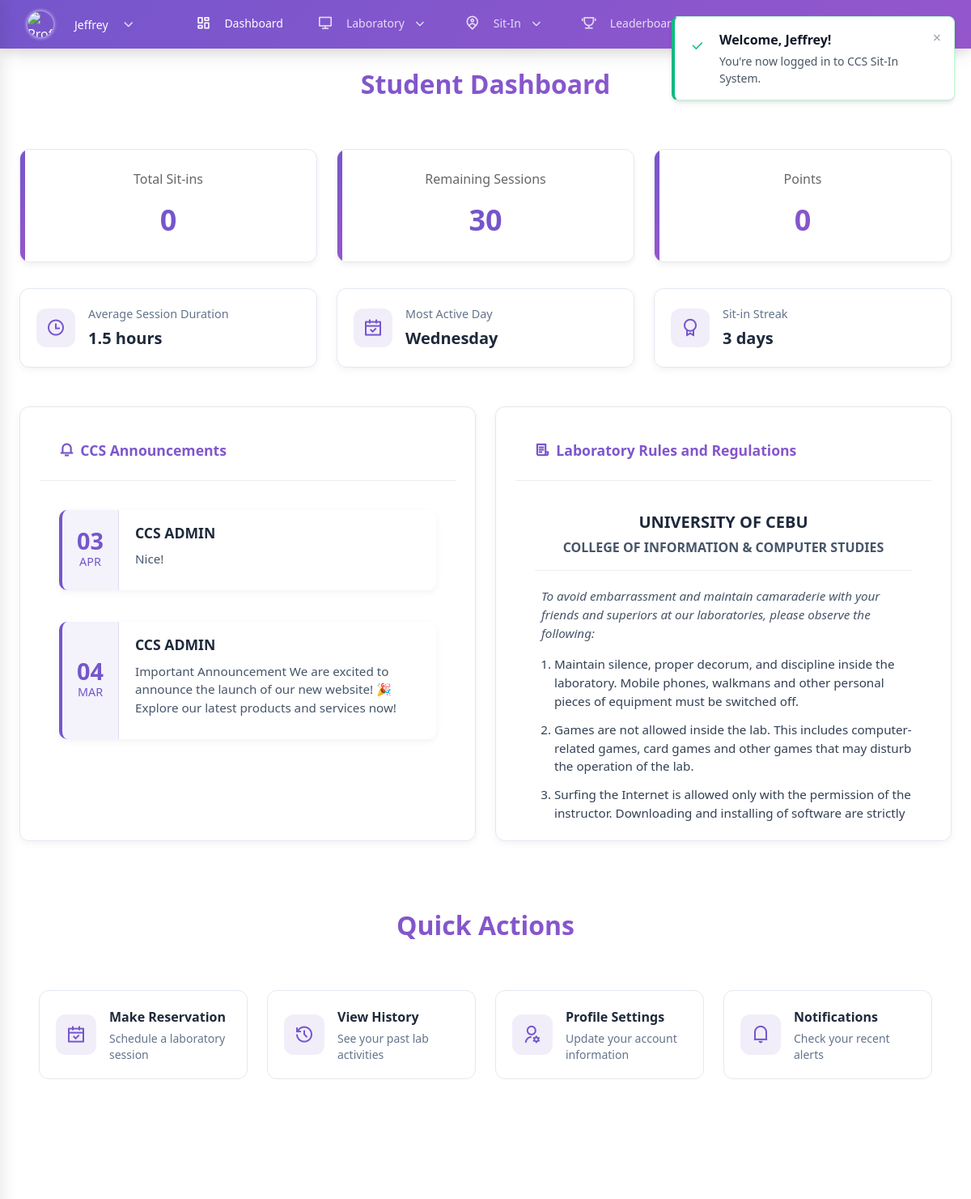
The app's page /view/dashboard.php (signed in), older data.
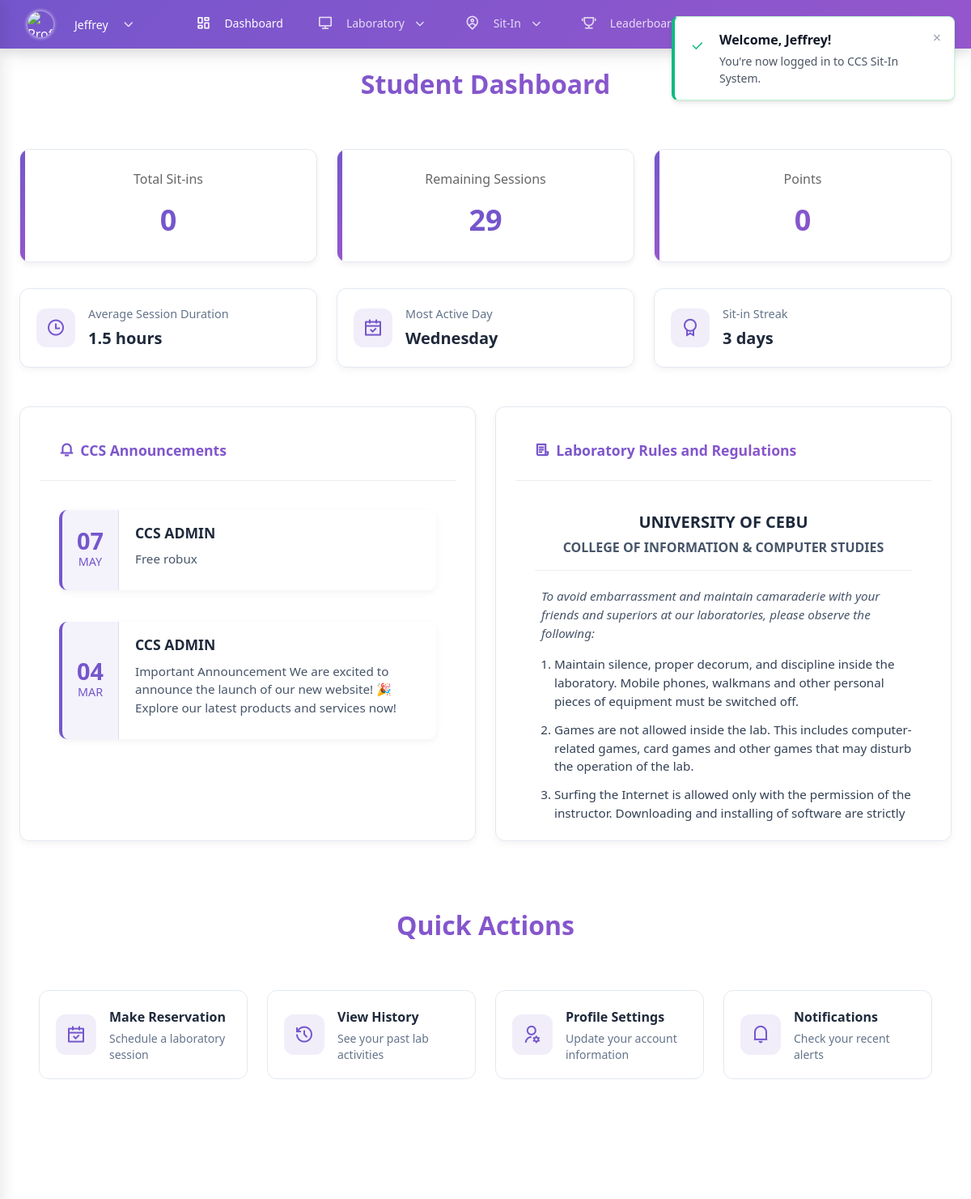
The same page, newer data.
### tables this page shows
CREATE TABLE `users` (
  `id` int(20) NOT NULL,
  `idno` varchar(20) NOT NULL,
  `lastname` varchar(50) NOT NULL,
  `firstname` varchar(50) NOT NULL,
  `middlename` varchar(50) DEFAULT NULL,
  `course` varchar(20) NOT NULL,
  `year` int(1) NOT NULL,
  `username` varchar(50) NOT NULL,
  `password` varchar(255) NOT NULL,
  `email` varchar(100) DEFAULT NULL,
  `address` text DEFAULT NULL,
  `remaining_sessions` int(11) NOT NULL DEFAULT 30,
  `points` int(11) NOT NULL,
  `role` varchar(20) NOT NULL,
  `profile_image` varchar(255) DEFAULT NULL,
  `created_at` timestamp NOT NULL DEFAULT current_timestamp()
);

CREATE TABLE `announcements` (
  `id` int(11) NOT NULL,
  `title` varchar(255) NOT NULL,
  `content` text NOT NULL,
  `created_at` timestamp NOT NULL DEFAULT current_timestamp(),
  `created_by` varchar(50) NOT NULL
);

### view/dashboard.php (the view, shortened to what the changed rows need)
<?php
require_once '../config/db_connect.php';
$username = $_SESSION['username'];
$sql = "SELECT idno, firstname, lastname, middlename, course, year, profile_image, email, address, remaining_sessions, points FROM users WHERE username = ?";
$stmt = $conn->prepare($sql);
$stmt->bind_param("s", $username);
$stmt->execute();
$result = $stmt->get_result();
if ($row = $result->fetch_assoc()) {
    $fullname = $row['lastname'] . ', ' . $row['firstname'];
    if (!empty($row['middlename'])) {
        $fullname .= ' ' . substr($row['middlename'], 0, 1) . '.';
    }
    $_SESSION['idno'] = $row['idno'];
    $_SESSION['fullname'] = $fullname;
    $_SESSION['course'] = $row['course'];
    $year = intval($row['year']);
    $_SESSION['year'] = $year;
    $_SESSION['year_level'] = $year . (
        $year == 1 ? 'st' :
        ($year == 2 ? 'nd' :
        ($year == 3 ? 'rd' : 'th'))
    ) . ' Year';
    $_SESSION['profile_image'] = $row['profile_image'] ?? '../assets/images/logo/AVATAR.png';
    $_SESSION['email'] = $row['email'];
    $_SESSION['address'] = $row['address'];
    $_SESSION['remaining_sessions'] = $row['remaining_sessions'] ?? 30;
    $_SESSION['points'] = $row['points'] ?? 0;
}
$stats = [
    'total_sitins' => 0,
    'remaining_sessions' => $_SESSION['remaining_sessions'],
    'pending_reservations' => 0
];
$id = $_SESSION['idno'];
$query = "SELECT COUNT(*) as count FROM sit_ins WHERE idno = ? AND status = 'completed'";
$stmt = $conn->prepare($query);
$stmt->bind_param("s", $id);
$stmt->execute();
$result = $stmt->get_result();
if ($result && $row = $result->fetch_assoc()) {
    $stats['total_sitins'] = $row['count'];
}
$query = "SELECT COUNT(*) as count FROM reservations WHERE idno = ? AND status = 'pending'";
$stmt = $conn->prepare($query);
$stmt->bind_param("s", $id);
$stmt->execute();
$result = $stmt->get_result();
if ($result && $row = $result->fetch_assoc()) {
    $stats['pending_reservations'] = $row['count'];
}
$announcements = [];
$query = "SELECT * FROM announcements ORDER BY created_at DESC";
$result = $conn->query($query);
if ($result) {
    while ($row = $result->fetch_assoc()) {
        $announcements[] = $row;
    }
}
?>
<!DOCTYPE html>
<html lang="en">
<head>
    <link rel="stylesheet" href="../assets/css/styles.css">
    <link rel="stylesheet" href="../assets/css/admin.css">
    <link rel="stylesheet" href="../assets/css/student_nav.css">
    <link rel="stylesheet" href="../assets/css/notification.css">
    <link rel="stylesheet" href="https://cdnjs.cloudflare.com/ajax/libs/font-awesome/6.0.0/css/all.min.css">
    <link rel="stylesheet" href="https://cdnjs.cloudflare.com/ajax/libs/remixicon/4.6.0/remixicon.css">
    <script src="https://unpkg.com/@tailwindcss/browser@4"></script>
</head>
<body>
    <div class="admin-dashboard">
        <div class="stats-grid">
            <div class="stat-card">
                <div class="stat-title">Total Sit-ins</div>
                <div class="stat-value"><?php echo $stats['total_sitins']; ?></div>
            </div>
            <div class="stat-card">
                <div class="stat-title">Remaining Sessions</div>
                <div class="stat-value <?php echo $stats['remaining_sessions'] <= 5 ? 'low' : ($stats['remaining_sessions'] <= 10 ? 'medium' : ''); ?>">
                    <?php echo $stats['remaining_sessions']; ?>
                </div>
            </div>
        </div>
        <div class="announcements-grid">
            <div class="announcements-card">
                <div class="announcement-list">
                    <?php if (empty($announcements)): ?>
                        <div class="announcement-item">
                            <div class="announcement-empty">
                                <i class="ri-information-line"></i>
                                <p>No announcements available at this time.</p>
                            </div>
                        </div>
                    <?php else: ?>
                        <?php foreach ($announcements as $announcement): ?>
                            <div class="announcement-item">
                                <div class="announcement-date">
                                    <div class="date-day"><?php echo date('d', strtotime($announcement['created_at'])); ?></div>
                                    <div class="date-month"><?php echo date('M', strtotime($announcement['created_at'])); ?></div>
                                </div>
                                <div class="announcement-content">
                                    <h3><?php echo htmlspecialchars($announcement['title']); ?></h3>
                                    <p><?php echo htmlspecialchars($announcement['content']); ?></p>
                                </div>
                            </div>
                        <?php endforeach; ?>
                    <?php endif; ?>
                </div>
            </div>
        </div>
    </div>
</body>
</html>

Row changes from the older to the newer data that the page shows:
removed announcements: created_at "03", created_at "APR", title "CCS ADMIN", content "Nice!"
changed users: remaining_sessions "30" → "29"
added announcements: created_at "07", created_at "MAY", title "CCS ADMIN", content "Free robux"
